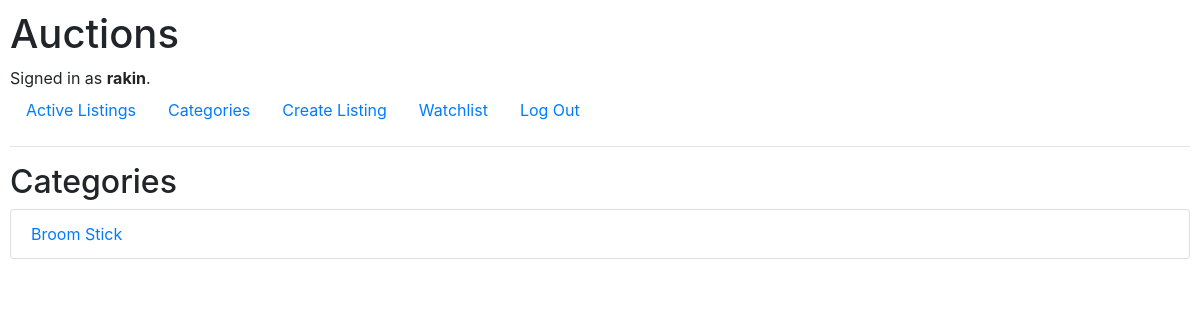
Before: /categories (signed in) with the older database file.
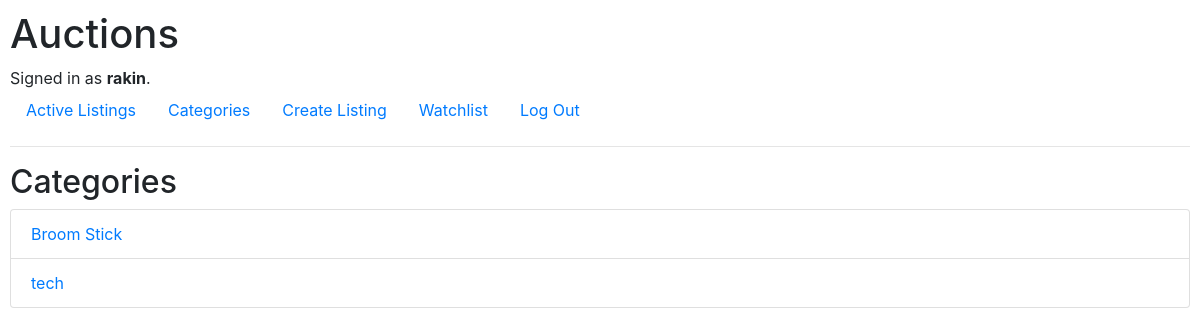
After: the same page with the newer database file.
### auctions/models.py (models this page shows)
class User(AbstractUser):
    pass
    watchlist = models.ManyToManyField('Auction', blank=True)

class Auction(models.Model):
    title = models.CharField(max_length=100)
    description = models.TextField()
    start_price = models.DecimalField(max_digits=10, decimal_places=2)
    image_url = models.URLField(blank=True, null=True)
    created_at = models.DateTimeField(auto_now_add=True)
    updated_at = models.DateTimeField(auto_now=True)
    category = models.CharField(max_length=64, blank=True, null=True)
    isActive = models.BooleanField(default=True)
    owner = models.ForeignKey(User, on_delete=models.CASCADE, related_name="listings")
    winner = models.ForeignKey(User, on_delete=models.SET_NULL, blank=True, null=True, related_name="won_auctions")

### auctions/views.py (the view)
# urls.py: path("categories", views.categories, name="categories")
def categories(request):
    return render(request, "auctions/categories.html", {
        "categories": Auction.objects.values_list('category', flat=True).distinct()
    })

### auctions/templates/auctions/categories.html
{% extends "auctions/layout.html" %}
{% block body %}
<h2>Categories</h2>
<ul class="list-group">
    {% for category in categories %}
    {% if category %}
    <li class="list-group-item">
        <a href="{% url 'index' %}?category={{ category }}">{{ category }}</a>
    </li>
    {% else %}
    <li class="list-group-item">
        <a href="{% url 'index' %}?category=None">Uncategorized</a>
    </li>
    {% endif %}
    {% empty %}
    <li class="list-group-item">No categories found.</li>
    {% endfor %}
</ul>
{% endblock %}

### auctions/templates/auctions/layout.html (shortened to what this page needs)
{% load static %}
<!DOCTYPE html>
<html lang="en">
<head>
    <link rel="stylesheet" href="https://stackpath.bootstrapcdn.com/bootstrap/4.4.1/css/bootstrap.min.css"
>
    <link href="{% static 'auctions/styles.css' %}" rel="stylesheet">
</head>
<body>
    <h1>Auctions</h1>
    <div>
        {% if user.is_authenticated %}
        Signed in as <strong>{{ user.username }}</strong>.
        {% else %}
        Not signed in.
        {% endif %}
    </div>
    <ul class="nav">
        <li class="nav-item">
            <a class="nav-link" href="{% url 'index' %}">Active Listings</a>
        </li>
        <li class="nav-item">
            <a class="nav-link" href="{% url 'categories' %}">Categories</a>
        </li>
        {% if user.is_authenticated %}
        <li class="nav-item">
            <a class="nav-link" href="{% url 'create' %}">Create Listing</a>
        </li>
        <li class="nav-item">
            <a class="nav-link" href="{% url 'watchlist' %}">Watchlist</a>
        </li>
        <li class="nav-item">
            <a class="nav-link" href="{% url 'logout' %}">Log Out</a>
        </li>
        {% endif %}
    </ul>
    <hr>
    {% block body %}
    {% endblock %}
</body>
</html>

### auctions/static/auctions/styles.css (style rules this page uses)
body { padding: 10px; }

Changed rows visible on the page:
added Auction: category "tech"
